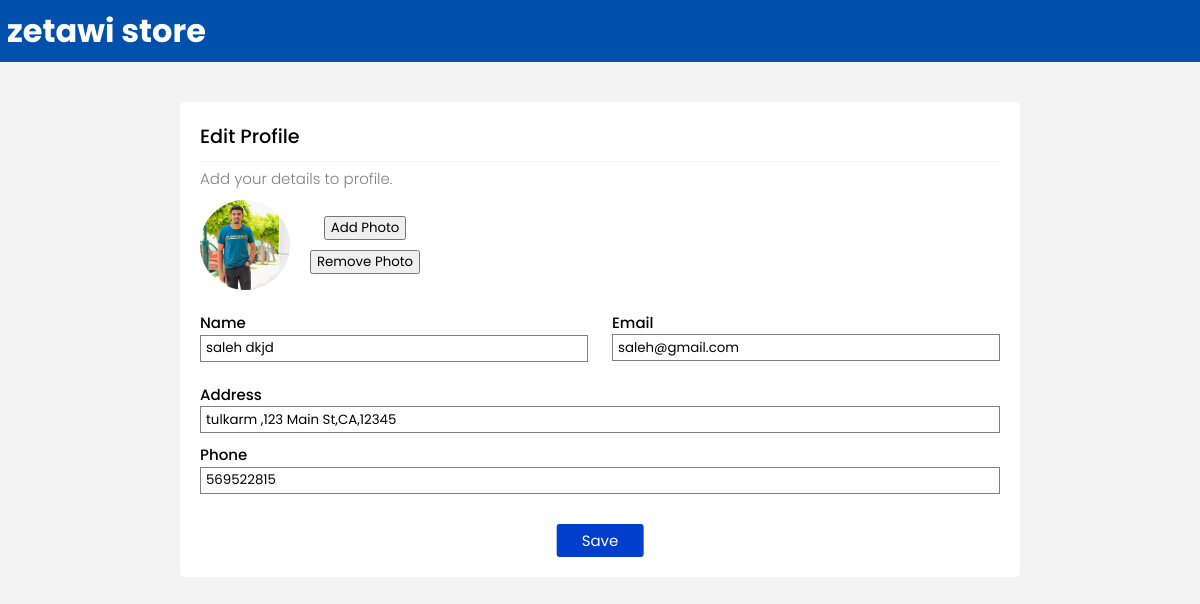
The app's page /edit-profile.php (signed in) with its own data.
### tables this page shows
CREATE TABLE `User` (
  `id` int(11) NOT NULL,
  `username` varchar(50) NOT NULL,
  `email` varchar(255) NOT NULL,
  `password` varchar(255) NOT NULL,
  `isadmin` tinyint(1) DEFAULT 0,
  `user_imag` varchar(255) NOT NULL
);

CREATE TABLE `User_Address` (
  `id` int(11) NOT NULL,
  `user_id` int(11) NOT NULL,
  `street_address` varchar(255) NOT NULL,
  `city` varchar(50) NOT NULL,
  `state` varchar(50) NOT NULL,
  `zip_code` varchar(10) NOT NULL,
  `phone` int(11) NOT NULL
);

### edit-profile.php (the view, shortened to what this page needs)
<!DOCTYPE html>
<?php
$servername = "localhost";
$username = "root";
$password = "";
$dbname = "zetawiStore";
$conn = mysqli_connect($servername, $username, $password, $dbname);
$userID = $_COOKIE['userID'];
if(isset($userID))
{
    $getUser = "select * from User where id='$userID'";
    $runUser = mysqli_query($conn, $getUser);
    $row = mysqli_fetch_array($runUser);
    $userName = $row['username'];
    $userEmail = $row['email'];
    $userImage = $row['user_imag'];
    $getUserAddress = "select * from User_Address where id='$userID'";
    $runUserAddress = mysqli_query($conn, $getUserAddress);
    $rowAddress = mysqli_fetch_array($runUserAddress);
    $userAddress = $rowAddress["city"].",".$rowAddress['street_address'].",".$rowAddress["state"].",".$rowAddress["zip_code"];
    $userPhone = $rowAddress['phone'];
}
else
{
    echo"<script>window.open('login.php', '_self')</script>";
}
?>
<html lang="en">
<head>
    <link rel="stylesheet" href="styles/edit-profile.css">
    <link rel="stylesheet" href="styles/basic.css">
</head>
<body>
    <div class="wrapper">
        <div class="header-container">
            <div class="header">
                <div class="left-side">
                    <h1 onclick="location.href='home.php'">zetawi store</h1>
                </div>
            </div>
        </div>
        <div class="workplace">
            <h1 id="title"> Edit Profile</h1>
            <p id="des"> Add your details to profile.</p>
            <form id="editProfileForm" name="editProfileForm" method="post" enctype="multipart/form-data">
                <div class='section-one'>
                    <?php
                    if(empty($userImage)) {
                    echo"<img id='img-preview' src='images/user.png' alt=''>";
                }
                else {
                    echo"<img id='img-preview' src='images/$userImage' alt=''>";
                }
               ?>
                    <div class='buttons'>
                        <button type="button" onclick='clickFileBtn()'>Add Photo</button>
                        <button>Remove Photo</button>
                    </div>
                </div>
                <div class='section section-two'>
                    <div class='left'>
                        <h1> Name </h1>
                        <?php echo"<input type='text' id='userName' name='userName' value='$userName' placeholder='Enter your name'>"?>
                    </div>
                    <div class='right'>
                        <h1> Email </h1>
                        <?php echo"<input id='userEmail' type='email' name='userEmail' value='$userEmail' placeholder='Enter your email'>"?>
                    </div>
                </div>
                <div class='section section-three'>
                    <h1> Address </h1>
                    <?php echo"<input id='userAddress' type='address' name='userAddress' value='$userAddress' placeholder='Enter your address'>"?>
                    <h1> Phone </h1>
                    <?php echo"<input id='userPhone' type='text' name='userPhone' value='$userPhone' placeholder='Enter your phone number'>"?>
                </div>
            </form>
            <button id='saveBtn' onClick='editProfileDataValidation()'> Save </button>
        </div>
</body>
</html>

### styles/edit-profile.css (style rules this page uses)
* { margin: 0; padding: 0; font-family: "Poppins", sans-serif; }
body { background-color: #f2f3f2; }
.workplace { width: 70%; border-radius: 5px; margin-left: auto; margin-right: auto; margin-top: 40px; margin-bottom: 20px; background-color: white; box-sizing: border-box; padding: 20px; position: relative; }
.workplace #title { font-weight: 500; font-size: 1.2rem; border-bottom: 1px solid #f2f2f2; padding-bottom: 10px; }
.workplace p { font-size: 15px; color: gray; padding-top: 5px; font-weight: 300; position: relative; }
.workplace .section-one { margin-top: 10px; display: grid; grid-template-columns: 90px max-content; align-items: center; }
.workplace .section-one img { border-radius: 50%; width: 90px; height: 90px; }
.workplace .section-one .buttons { display: grid; justify-items: center; grid-row-gap: 10px; margin-left: 20px; }
.workplace .section-one button { padding: 0 5px 0 5px; }
.workplace .section h1 { font-weight: 500; font-size: 15px; }
.workplace .section { margin-top: 10px; }
.workplace .section input { height: 27px; padding-left: 5px; box-sizing: border-box; width: 100%; border: 1px solid gray; }
.workplace .section-two { display: grid; grid-template-columns: 50% 50%; }
.workplace .section-two .left { width: 97%; }
.workplace .section-two .right { width: 97%; display: grid; justify-self: right; }
.workplace #userAddress { width: 100%; margin-bottom: 10px; }
.workplace #saveBtn { position: relative; left: 50%; display: grid; justify-items: center; transform: translate(-50%,0); margin-top: 30px; background-color: #003ecb; border: none; outline: none; color: white; padding: 5px 25px; font-size: 15px; border-radius: 3px; }

### styles/basic.css (style rules this page uses)
* { margin: 0; padding: 0; font-family: "Poppins", sans-serif; box-sizing: border-box; }
.wrapper { width: 100%; max-width: 2000px; margin-left: auto; margin-right: auto; min-height: 500px; }
.header-container { position: sticky; top: 0; background-color: rgb(1, 81, 172); z-index: 1; }
.header { width: 100%; max-width: 1200px; margin-left: auto; margin-right: auto; display: grid; grid-template-columns: auto auto auto; color: white; padding: 7px; align-items: center; }

### records on screen
user: user_imag (picture), userName "saleh dkjd", userEmail "saleh@gmail.com"
user_address: userAddress "tulkarm ,123 Main St,CA,12345", userPhone "569522815"
